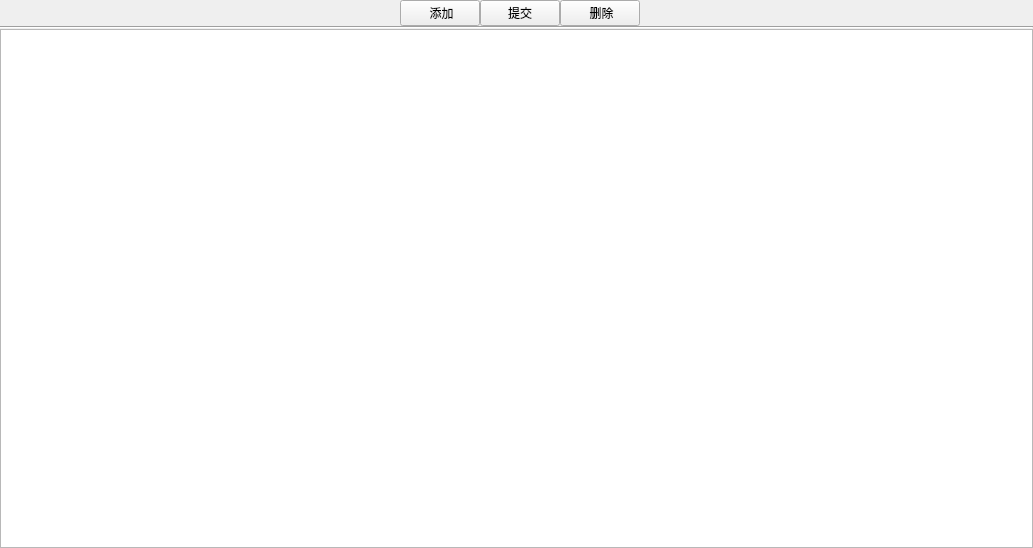
<?xml version="1.0" encoding="UTF-8"?>
<ui version="4.0">
 <class>CAccPasswdWidget</class>
 <widget class="QWidget" name="CAccPasswdWidget">
  <property name="geometry">
   <rect>
    <x>0</x>
    <y>0</y>
    <width>1033</width>
    <height>548</height>
   </rect>
  </property>
  <property name="windowTitle">
   <string>Form</string>
  </property>
  <layout class="QVBoxLayout" name="verticalLayout">
   <property name="spacing">
    <number>0</number>
   </property>
   <property name="leftMargin">
    <number>0</number>
   </property>
   <property name="topMargin">
    <number>0</number>
   </property>
   <property name="rightMargin">
    <number>0</number>
   </property>
   <property name="bottomMargin">
    <number>0</number>
   </property>
   <item>
    <layout class="QHBoxLayout" name="horizontalLayout_2">
     <property name="leftMargin">
      <number>6</number>
     </property>
     <item>
      <spacer name="horizontalSpacer_4">
       <property name="orientation">
        <enum>Qt::Horizontal</enum>
       </property>
       <property name="sizeHint" stdset="0">
        <size>
         <width>40</width>
         <height>20</height>
        </size>
       </property>
      </spacer>
     </item>
     <item>
      <widget class="QPushButton" name="btnAdd">
       <property name="text">
        <string> 添加</string>
       </property>
      </widget>
     </item>
     <item>
      <widget class="QPushButton" name="btnCommit">
       <property name="text">
        <string>提交</string>
       </property>
      </widget>
     </item>
     <item>
      <widget class="QPushButton" name="btnDelete">
       <property name="text">
        <string> 删除</string>
       </property>
      </widget>
     </item>
     <item>
      <spacer name="horizontalSpacer_5">
       <property name="orientation">
        <enum>Qt::Horizontal</enum>
       </property>
       <property name="sizeHint" stdset="0">
        <size>
         <width>40</width>
         <height>20</height>
        </size>
       </property>
      </spacer>
     </item>
    </layout>
   </item>
   <item>
    <widget class="Line" name="line">
     <property name="orientation">
      <enum>Qt::Horizontal</enum>
     </property>
    </widget>
   </item>
   <item>
    <widget class="QTableView" name="tableViewPrivate"/>
   </item>
  </layout>
 </widget>
 <resources/>
 <connections/>
</ui>
